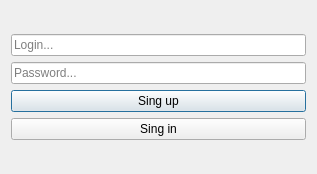
<?xml version="1.0" encoding="UTF-8"?>
<ui version="4.0">
 <class>Dialog</class>
 <widget class="QDialog" name="Dialog">
  <property name="geometry">
   <rect>
    <x>0</x>
    <y>0</y>
    <width>317</width>
    <height>174</height>
   </rect>
  </property>
  <property name="windowTitle">
   <string>Dialog</string>
  </property>
  <layout class="QVBoxLayout" name="verticalLayout_2">
   <item>
    <layout class="QVBoxLayout" name="verticalLayout">
     <item>
      <widget class="QLineEdit" name="lineEdit">
       <property name="placeholderText">
        <string>Login...</string>
       </property>
      </widget>
     </item>
     <item>
      <widget class="QLineEdit" name="lineEdit_2">
       <property name="placeholderText">
        <string>Password...</string>
       </property>
      </widget>
     </item>
     <item>
      <widget class="QPushButton" name="pushButton">
       <property name="text">
        <string>Sing up</string>
       </property>
      </widget>
     </item>
     <item>
      <widget class="QPushButton" name="pushButton_2">
       <property name="text">
        <string>Sing in</string>
       </property>
      </widget>
     </item>
    </layout>
   </item>
  </layout>
 </widget>
 <resources/>
 <connections/>
</ui>
